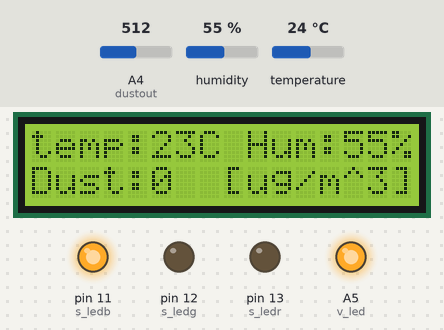
Simulated run of this sketch. Board: Arduino Uno, built with avr-gcc and run on an emulated ATmega328P. Shown: 16×2 character LCD, output pins drawn as LEDs (lit = HIGH). Inputs (shaded band) come from the test bench; at power-on: humidity 55 %, temperature 24 °C, A4 (dustout) = 512. What the sketch prints to the serial monitor is not drawn.

Above: at 1.2 s.
1.3 s: humidity set to 22 %
At 2.9 s:
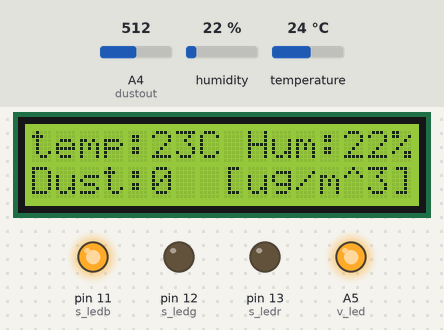
4.1 s: temperature set to 12 °C
At 4.7 s:
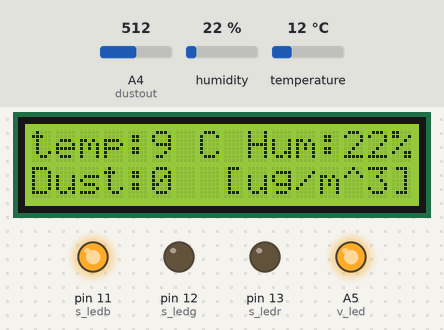
6.9 s: humidity set to 40 %
At 9.5 s:
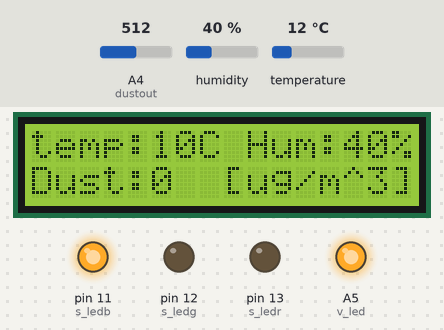
9.9 s: temperature set to 19 °C
At 11.3 s:
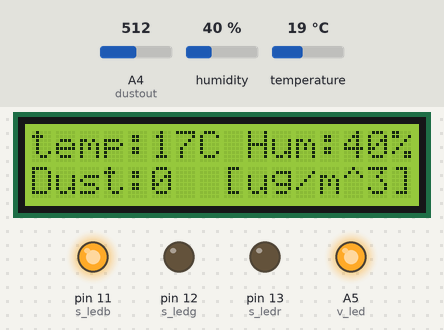
12.7 s: A4 (dustout) set to 985
18.8 s: A4 (dustout) set to 1013
Timing chart, 0 to 21.8 s (numbered marks = the images above; inputs shaded):
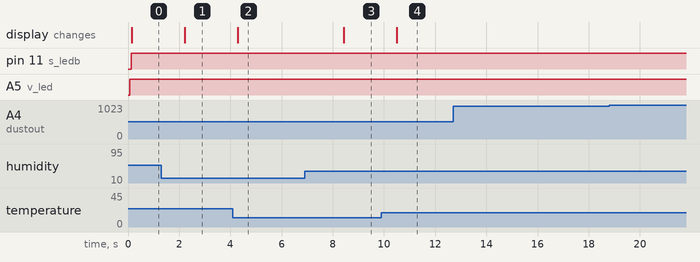

The sketch:

U-Healthcare_code.ino
```cpp
#include "DHT.h"
DHT dht(10, DHT22);
#include <LiquidCrystal.h>
LiquidCrystal lcd(8, 9, 4, 5, 6, 7);
#define no_dust 0.60

int dustout=A4;

int v_led=A5;
int s_ledr=13; // 나쁨 RED
int s_ledg=12; // 보통 Green
int s_ledb=11; // 좋음 Blue
float vo_value=0;
float sensor_voltage=0;
float dust_density=0; // 실제 미세먼지 밀도

 void setup()
{
 Serial.begin(9600);
 dht.begin();
 pinMode(v_led,OUTPUT);
 pinMode(s_ledr,OUTPUT);
 pinMode(s_ledg,OUTPUT);
 pinMode(s_ledb,OUTPUT);
 lcd.begin(16, 2);
 lcd.setCursor(0,0);
 lcd.clear();
 digitalWrite(v_led,LOW);
 digitalWrite(s_ledr,LOW);
 digitalWrite(s_ledb,LOW);
 digitalWrite(s_ledg,LOW);
}
void loop()
{
 digitalWrite(v_led,LOW);
 delayMicroseconds(280);
 vo_value=analogRead(dustout);
 delayMicroseconds(40);
 digitalWrite(v_led,HIGH);
 delayMicroseconds(9680);
 lcd.clear();
 sensor_voltage=get_voltage(vo_value);
 dust_density=get_dust_density(sensor_voltage);
   int dust_density1 = dust_density;

   Serial.print(dust_density1);
   Serial.println(" [ug/m^3]");
   lcd.setCursor(0, 1);
   lcd.print("Dust:");
   lcd.setCursor(5, 1);
   lcd.print(dust_density1);
   lcd.setCursor(8, 1);
   lcd.print("[ug/m^3]");
   Serial.print("value = ");
   Serial.println(vo_value);
   Serial.print("Voltage = ");
   Serial.print(sensor_voltage);
   Serial.println(" [V]");
   Serial.print("Dust Density = ");
   Serial.print(dust_density);
   Serial.println(" [ug/m^3]");
   float h = dht.readHumidity();
   float t = dht.readTemperature();
   float f = dht.readTemperature(true);
   float hif = dht.computeHeatIndex(f, h);
   float hic = dht.computeHeatIndex(t, h, false);
   int hic1=hic;
   int h1=h;

   Serial.print("Temperature: ");
   Serial.print(hic);
   Serial.println("C");
   lcd.setCursor(0, 0);
   lcd.print("temp:");
   lcd.setCursor(5, 0);
   lcd.print(hic1);
   lcd.setCursor(7, 0);
   lcd.print("C ");

   Serial.print("Humidity: ");
   Serial.print(h);
   Serial.println("%");
   lcd.setCursor(9, 0);
   lcd.print("Hum:");
   lcd.setCursor(13, 0);
   lcd.print(h1);
   lcd.setCursor(15, 0);
   lcd.print("%");


   if(dust_density <= 50){
    digitalWrite(s_ledr,LOW);
    digitalWrite(s_ledb,HIGH);
    digitalWrite(s_ledg,LOW);
    Serial.println("LED B");
   }
   else if(dust_density <= 100){
    digitalWrite(s_ledr,LOW);
    digitalWrite(s_ledb,LOW);
    digitalWrite(s_ledg,HIGH) ;
    Serial.println("LED G");
   }
   else {
    digitalWrite(s_ledr,HIGH);
    digitalWrite(s_ledb,LOW);
    digitalWrite(s_ledg,LOW);
    Serial.println("LED R");
   }
   delay(2000);
}


float get_voltage(float value)
{
 float V= value * 5.0 / 1024;
 return V;
}

float get_dust_density(float voltage)
{
 float dust=(voltage-no_dust) / 0.005;
}
```

Measured:
- after the input at 1.3 s, the display: changes after 0.91 s (image 1)
- after the input at 4.1 s, the display: changes after 0.19 s (image 2)
- after the input at 6.9 s, the display: changes after 1.5 s (image 3)
- after the input at 9.9 s, the display: changes after 0.61 s (image 4)
